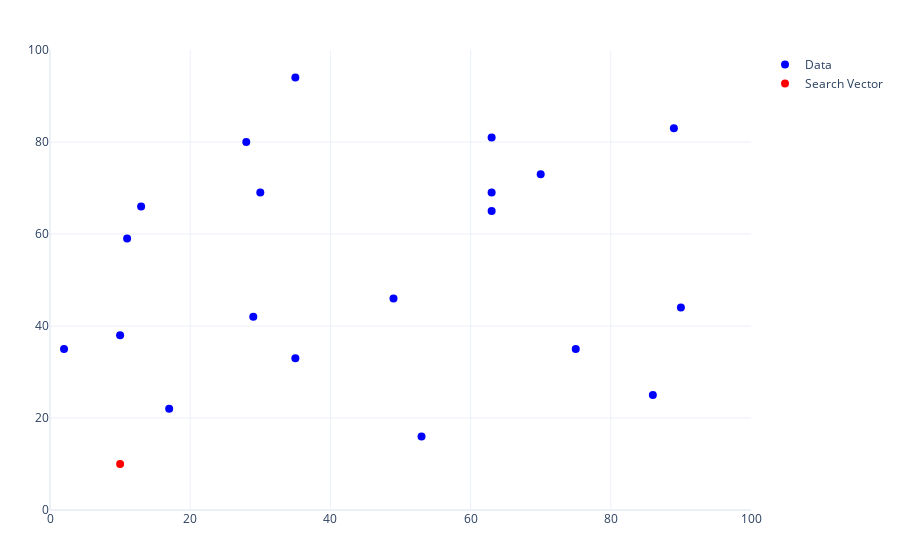

Here is the notebook cell this chart was saved with:
### Code cell
fig.add_trace(go.Scatter(x=search_vector[:, 0], y=search_vector[:, 1], mode='markers', marker=dict(size=8, color='red'), name="Search Vector"))
fig

### Figure 1 — Plotly figure (JSON) as saved in the notebook; plotly's stock layout.template omitted (floating-point values rounded to 4 significant figures)
{"data": [{"marker": {"color": "blue", "size": 8}, "mode": "markers", "name": "Data", "type": "scatter", "x": [35, 70, 63, 17, 13, 63, 2, 63, 90, 10, 35, 49, 28, 89, 11, 75, 53, 29, 30, 86], "y": [94, 73, 81, 22, 66, 69, 35, 65, 44, 38, 33, 46, 80, 83, 59, 35, 16, 42, 69, 25]}, {"marker": {"color": "red", "size": 8}, "mode": "markers", "name": "Search Vector", "type": "scatter", "x": [10], "y": [10]}], "layout": {"autosize": true, "margin": {"b": 50, "l": 50, "r": 50, "t": 50}, "xaxis": {"range": [0, 100], "type": "linear"}, "yaxis": {"range": [0, 100], "type": "linear"}}}
